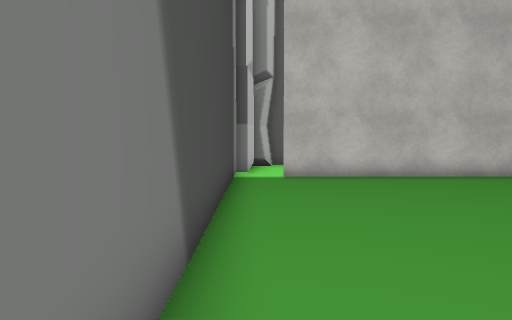
[1] (above)

18 first-person views from a walk through a 3-D level made in the Unity game engine. The camera is 1.3 m above the floor, tilts 4° down and sees 70° across. The floor is counted in squares, 1 m on a side. Each view is taken from the middle of a square. On the plan, view 1 faces up. The plan holds only what a view shows up to about 15 squares ahead; the rest is blank. The place goes on beyond the plan. The player is left out. Some surface patterns are stand-ins.

[2]
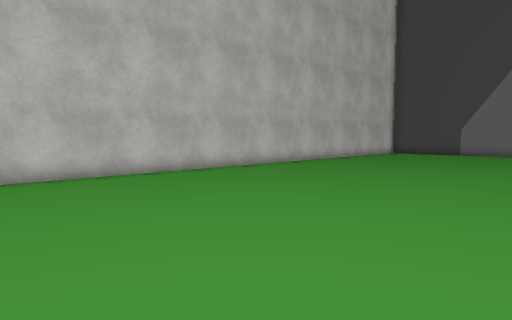

[3]
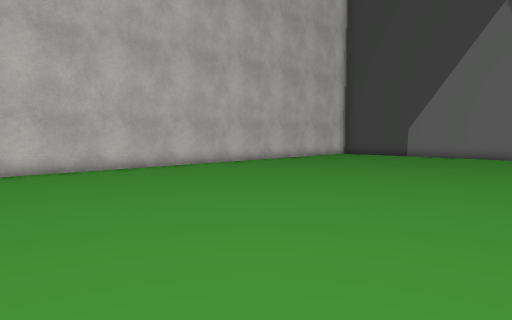

[4]
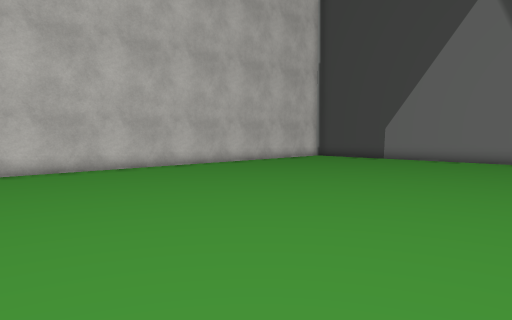

[5]
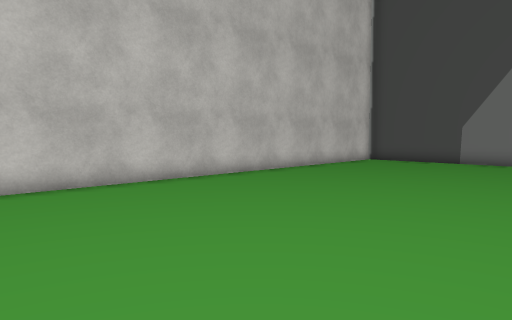

[6]
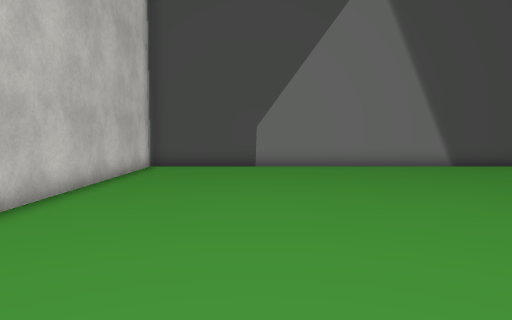

[7]
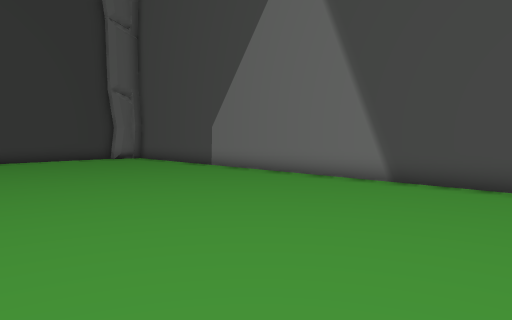

[8]
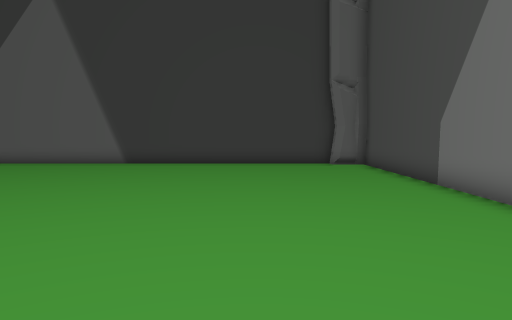

[9]
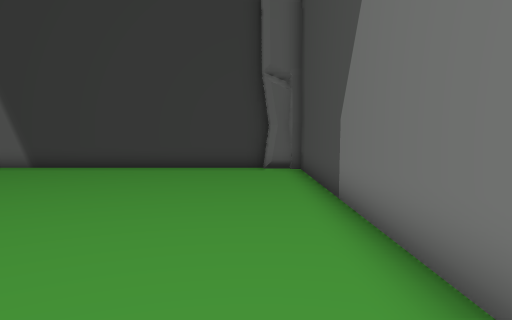

[10]
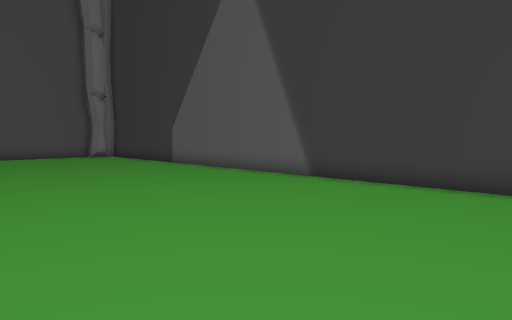

[11]
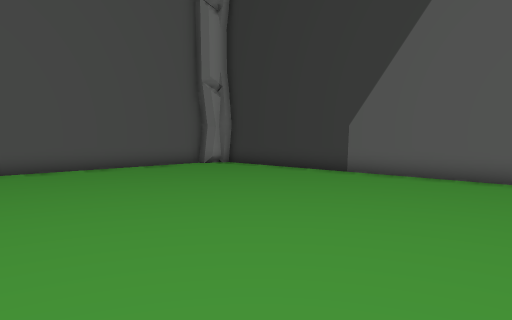

[12]
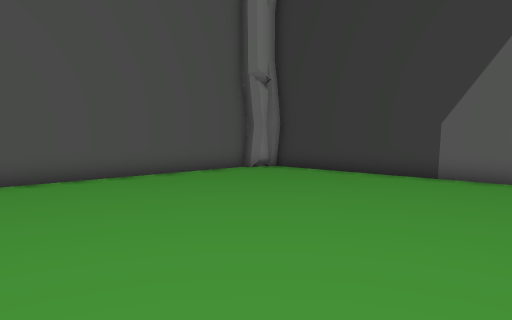

[13]
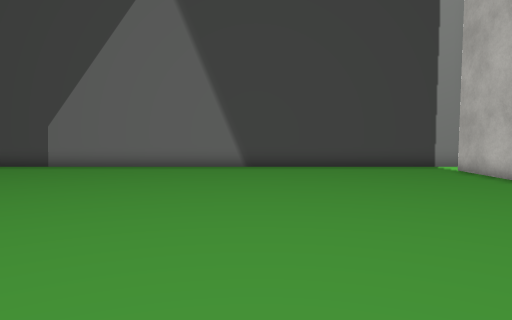

[14]
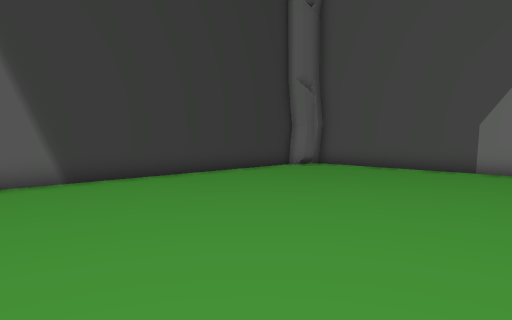

[15]
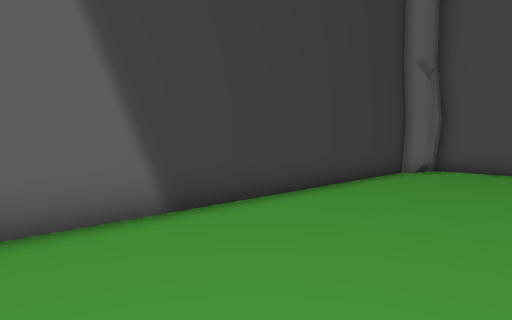

[16]
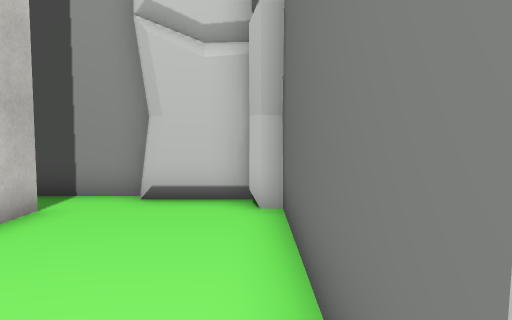

[17]
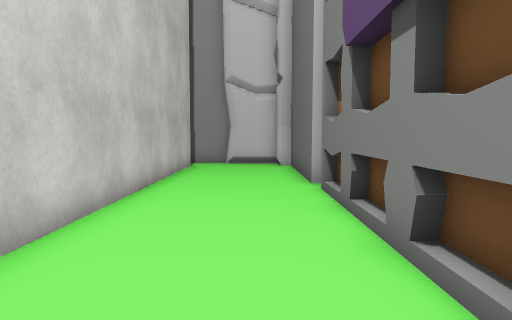

[18]
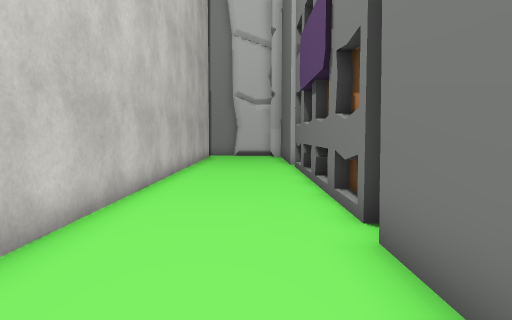

### Floor plan
Ten units are one square. View 1 is at (0, 0); x grows to the right and y downward. Boxes are objects, and circles mark ways between rooms. Rooms are numbered by the first view taken in them; rooms with no view inside come last. Other rooms are left out.
<svg viewBox="-12 -164 264 282">
<path fill="none" stroke="#000" d="M241 105 243 101 247 101 247 -113 8 -113M-7 -106 -7 105 0 105 5 109 5 113 239 113 239 109M241 113 241 101M-7 107 5 107M109 -159 100 -159M135 -159 124 -159M168 -155 72 -155M64 -155 5 -155 5 -149M200 -155 176 -155M8 -113 182 -113M5 -151 1 -148M-1 -149 -1 -131 -3 -128 -7 -128 -7 -106M154 -159 148 -159M80 -159 76 -159"/>
<circle cx="0" cy="-110" r="3" fill="#2a7"/>
<text x="120" y="0">1</text>
<text x="120" y="-130">2</text>
</svg>
Room 1 opens to room 2.

Where each view was taken, in squares from view 1:
view 1: 0 up, 0 right, facing up
view 2: 0 up, 0 right, facing up-right
view 3: 2 down, 3 right, facing up-right
view 4: 2 down, 6 right, facing up-right
view 5: 2 up, 7 right, facing up-right
view 6: 7 up, 10 right, facing right
view 7: 8 up, 9 right, facing down-left
view 8: 5 up, 4 right, facing down
view 9: 3 up, 1 right, facing down
view 10: 2 down, 3 right, facing down-right
view 11: 0 up, 11 right, facing down-right
view 12: 0 up, 14 right, facing down-right
view 13: 4 up, 14 right, facing left
view 14: 1 down, 13 right, facing down-left
view 15: 6 down, 13 right, facing down-left
view 16: 15 up, 7 right, facing left
view 17: 14 up, 16 right, facing left
view 18: 14 up, 22 right, facing left
